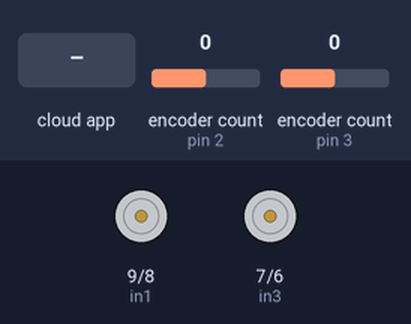
A sketch run on a simulated Arduino Uno, built with avr-gcc and run on an emulated ATmega328P. On the bench: motor-driver pin pairs drawn as motors (green arrow = first pin HIGH = forward, orange = second pin HIGH = backward, longer = more drive, scaled by the enable pin). The inputs (shaded band) are chosen by the test bench; at power-on: encoder count (sensors on pin 2, pin 3) 0. The ROS host is connected and sends only what is stated.

Above: at 1.2 s.
1.3 s: the phone or cloud app sets lmotor_cmd to -100
At 2.4 s:
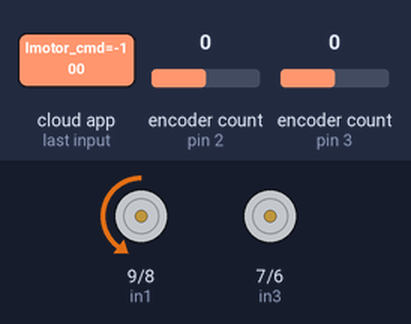
2.8 s: the phone or cloud app sets rmotor_cmd to -100
At 3.6 s:
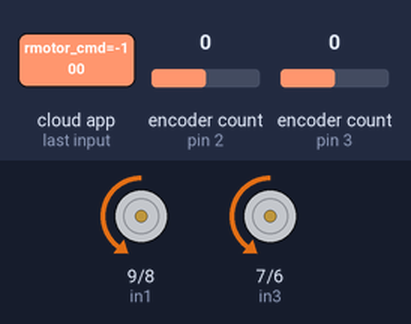
4.3 s: the phone or cloud app sets lmotor_cmd to 0
At 4.9 s:
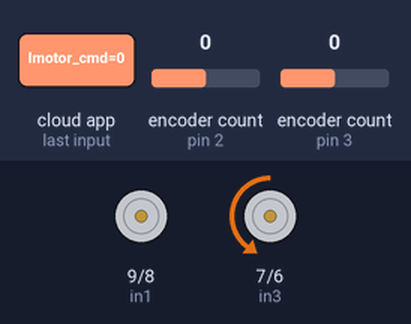
5.8 s: the phone or cloud app sets rmotor_cmd to 0
At 6.6 s:
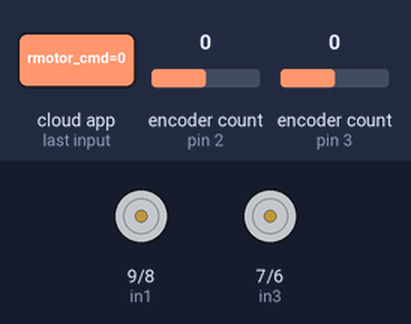
7.3 s: the phone or cloud app sets lmotor_cmd to 100
At 7.8 s:
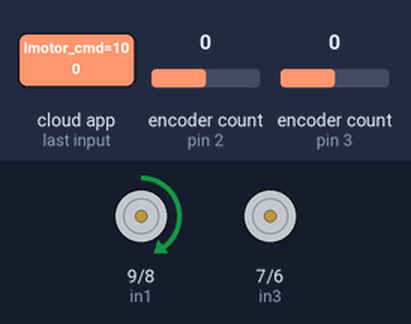
8.8 s: the phone or cloud app sets rmotor_cmd to 100
At 9.1 s:
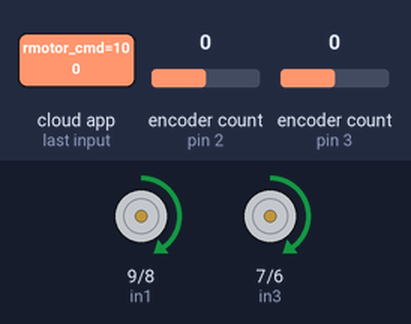
Timing chart, 0 to 11.3 s (numbered marks = the images above; inputs shaded):
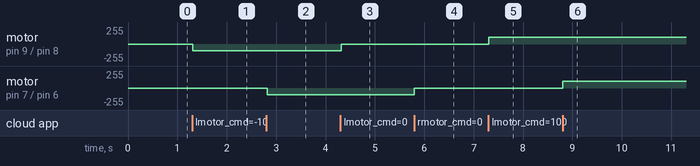

Measured:
- after the input at 1.3 s, motor on pin 9 (in1) / pin 8 (in2): stopped → backward 100/255 at once
- after the input at 2.8 s, motor on pin 7 (in3) / pin 6 (in4): stopped → backward 100/255 at once
- after the input at 4.3 s, motor on pin 9 (in1) / pin 8 (in2): backward 100/255 → stopped at once
- after the input at 5.8 s, motor on pin 7 (in3) / pin 6 (in4): backward 100/255 → stopped at once
- after the input at 7.3 s, motor on pin 9 (in1) / pin 8 (in2): stopped → forward 100/255 at once
- after the input at 8.8 s, motor on pin 7 (in3) / pin 6 (in4): stopped → forward 100/255 at once

The sketch:

rover.ino
```cpp
#if (ARDUINO >= 100)
 #include <Arduino.h>
#else
 #include <WProgram.h>
#endif

#include <Encoder.h>
#include <ros.h>
#include <std_msgs/Int16.h>
#include <std_msgs/Float32.h>
#include <geometry_msgs/Twist.h>

ros::NodeHandle nh;

int enA = 10;
int in1 = 9;
int in2 = 8;

int enB = 5;
int in3 = 7;
int in4 = 6;

Encoder leftEncoder(2, 11);
Encoder rightEncoder(3, 12);

// ROS Callbacks
void lmotor_cb( const std_msgs::Float32& cmd_msg){
    float cmd;
    if (cmd_msg.data < 0) {
        cmd = -cmd_msg.data;
        setLeftBackward();
    } else {
        cmd = cmd_msg.data;
        setLeftForward();
    }
    analogWrite(enA, cmd);
}
void rmotor_cb( const std_msgs::Float32& cmd_msg){
    float cmd;
    if (cmd_msg.data < 0) {
        cmd = -cmd_msg.data;
        setRightBackward();
    } else {
        cmd = cmd_msg.data;
        setRightForward();
    }
    analogWrite(enB, cmd);
}

// ROS Subscribers
ros::Subscriber<std_msgs::Float32> lmotor_sub("lmotor_cmd", lmotor_cb);
ros::Subscriber<std_msgs::Float32> rmotor_sub("rmotor_cmd", rmotor_cb);

// ROS Publishers
std_msgs::Int16 lwheelData;
std_msgs::Int16 rwheelData;
ros::Publisher lwheel("lwheel", &lwheelData);
ros::Publisher rwheel("rwheel", &rwheelData);

void setup()
{
  Serial.begin(57600);
  pinMode(enA, OUTPUT);
  pinMode(enB, OUTPUT);
  pinMode(in1, OUTPUT);
  pinMode(in2, OUTPUT);
  pinMode(in3, OUTPUT);
  pinMode(in4, OUTPUT);

  // ROS Node Init
  nh.initNode();
  nh.advertise(lwheel);
  nh.advertise(rwheel);
  nh.subscribe(lmotor_sub);
  nh.subscribe(rmotor_sub);

}

long positionLeft  = 0;
long positionRight = 0;

boolean stopMotors = false;

void setLeftForward() {
    digitalWrite(in1, HIGH);
    digitalWrite(in2, LOW);
}

void setRightForward() {
    digitalWrite(in3, HIGH);
    digitalWrite(in4, LOW);
}

void setLeftBackward() {
    digitalWrite(in1, LOW);
    digitalWrite(in2, HIGH);
}

void setRightBackward() {
    digitalWrite(in3, LOW);
    digitalWrite(in4, HIGH);
}

void loop()
{
  long newLeft, newRight;
  newLeft = leftEncoder.read();
  newRight = rightEncoder.read();
  if (newLeft != positionLeft || newRight != positionRight) {
    // Serial.print("Left = ");
    // Serial.print(newLeft);
    // Serial.print(", Right = ");
    // Serial.print(newRight);
    // Serial.println();
    positionLeft = newLeft;
    positionRight = newRight;
  }
  // // if a character is sent from the serial monitor,
  // // reset both back to zero.
  // if (Serial.available()) {
  //   Serial.read();
  //   Serial.println("Reset both knobs to zero");
  //   leftEncoder.write(0);
  //   rightEncoder.write(0);
  // }
  //

  lwheelData.data = positionLeft;
  rwheelData.data = positionRight;
  lwheel.publish(&lwheelData);
  rwheel.publish(&rwheelData);

  nh.spinOnce();

  if (stopMotors) {
      digitalWrite(in1, LOW);
      digitalWrite(in2, LOW);
      digitalWrite(in3, LOW);
      digitalWrite(in4, LOW);
    }

  delay(20);


}
```
